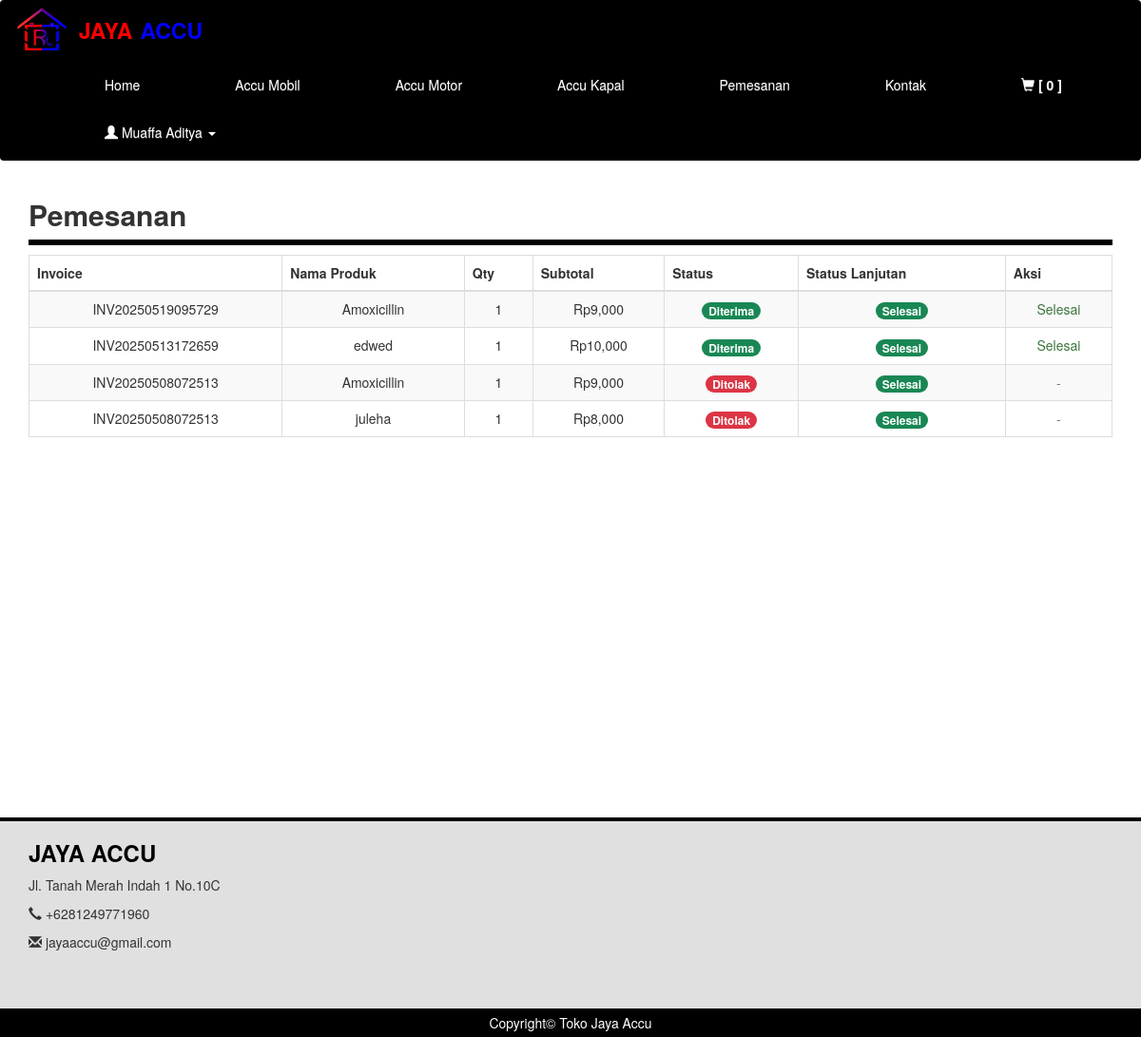
/pemesanan.php (signed in), run on the app's committed database.
### tables this page shows
CREATE TABLE `pemesanan` (
  `id_pemesanan` int(11) NOT NULL,
  `invoice` varchar(30) DEFAULT NULL,
  `kode_customer` varchar(20) DEFAULT NULL,
  `provinsi` varchar(100) DEFAULT NULL,
  `kota` varchar(100) DEFAULT NULL,
  `alamat` text DEFAULT NULL,
  `kode_pos` varchar(10) DEFAULT NULL,
  `kode_produk` varchar(20) DEFAULT NULL,
  `nama_produk` varchar(100) DEFAULT NULL,
  `qty` int(11) DEFAULT NULL,
  `harga` int(11) DEFAULT NULL,
  `gambar` varchar(255) DEFAULT NULL,
  `bukti_bayar` varchar(100) DEFAULT NULL,
  `status` varchar(20) DEFAULT 'Pesanan Baru',
  `status_lanjutan` varchar(30) DEFAULT NULL,
  `pesanan_diterima` tinyint(1) DEFAULT 0,
  `alasan_batal` text DEFAULT NULL,
  `tanggal` date DEFAULT NULL
);

### pemesanan.php (the view, shortened to what this page needs)
<?php
include 'header.php';
include 'koneksi/koneksi.php';
$query = mysqli_query($conn, "SELECT * FROM pemesanan WHERE kode_customer='$kode_cs' ORDER BY tanggal DESC");
?>
<div class="container">
	<h2 style="width: 100%; border-bottom: 6px solid #000000; padding-bottom: 10px;"><b>Pemesanan</b></h2>
	<div class="table-responsive">
        <table class="table table-striped table-bordered text-center align-middle">
            <thead class="table-dark">
                <tr>
                    <th>Invoice</th>
                    <th>Nama Produk</th>
                    <th>Qty</th>
                    <th>Subtotal</th>
                    <th>Status</th>
                    <th>Status Lanjutan</th>
                    <th>Aksi</th>
                </tr>
            </thead>
            <tbody>
                <?php while ($row = mysqli_fetch_assoc($query)): ?>
                    <tr>
                        <td><?= htmlspecialchars($row['invoice']) ?></td>
                        <td><?= htmlspecialchars($row['nama_produk']) ?></td>
                        <td><?= (int)$row['qty'] ?></td>
                        <td>Rp<?= number_format($row['harga'] * $row['qty']) ?></td>
                        <td>
                            <span class="badge bg-<?=
                                $row['status'] === 'Diterima' ? 'success' :
                                ($row['status'] === 'Ditolak' ? 'danger' : 'secondary') ?>">
                                <?= $row['status'] ?>
                            </span>
                        </td>
                        <td>
                            <span class="badge bg-<?=
                                $row['status_lanjutan'] === 'Diproses' ? 'warning' :
                                ($row['status_lanjutan'] === 'Dikirim' ? 'primary' :
                                ($row['status_lanjutan'] === 'Selesai' ? 'success' :
                                ($row['status_lanjutan'] === 'Pembatalan Diterima' ? 'danger' :
                                ($row['status_lanjutan'] === 'Pembatalan Ditolak' ? 'info' : 'secondary')))) ?>">
                                <?= $row['status_lanjutan'] ?: '-' ?>
                            </span>
                        </td>
                        <td>
                            <?php if (
                                $row['status'] === 'Diterima' &&
                                $row['status_lanjutan'] === 'Dikirim' &&
                                !$row['pesanan_diterima']
                            ): ?>
                                <form method="POST" action="proses/aksi_terima.php">
                                    <input type="hidden" name="id_pemesanan" value="<?= $row['id_pemesanan'] ?>">
                                    <button type="submit" class="btn btn-success btn-sm" onclick="return confirm('Konfirmasi bahwa barang telah diterima?')">Barang Diterima</button>
                                </form>
                            <?php elseif (!empty($row['alasan_batal']) && !$row['status_lanjutan']): ?>
                                <span class="text-warning">Menunggu Konfirmasi Admin</span>
                            <?php elseif ($row['status_lanjutan'] === 'Pembatalan Diterima'): ?>
                                <span class="text-danger">Pembatalan Disetujui</span>
                            <?php elseif ($row['status_lanjutan'] === 'Pembatalan Ditolak'): ?>
                                <span class="text-info">Pembatalan Ditolak</span>
                            <?php elseif ($row['pesanan_diterima']): ?>
                                <span class="text-success">Selesai</span>
                            <?php else: ?>
                                <span class="text-muted">-</span>
                            <?php endif; ?>
                        </td>
                    </tr>
                <?php endwhile; ?>
            </tbody>
        </table>
    </div>
</div>
<?php include 'footer.php'; ?>

### header.php (shortened to what this page needs)
<?php
include 'koneksi/koneksi.php';
if (isset($_SESSION['kd_cs'])) {
    $kode_cs = $_SESSION['kd_cs'];
}
?>
<!DOCTYPE html>
<html>
<head>
    <link rel="stylesheet" type="text/css" href="css/bootstrap.min.css">
    <link rel="stylesheet" type="text/css" href="css/style.css">
    <link rel="stylesheet" type="text/css" href="css/bootstrap-theme.css">
</head>
<body>
<nav class="navbar navbar-default" style="padding: 5px;">
    <div class="container-fluid">
        <div class="navbar-header">
            <a class="navbar-brand" style="display: inline-block;">
                <img src="image/logo 2.jpg" alt="Logo" style="max-height: 52px; margin-top: -15px;">
            </a>
            <span class="navbar-text brand-text">
                <span style="color: red;">JAYA</span><span style="color: blue; padding-left: 8px;">ACCU</span>
            </span>
        </div>
        <div class="collapse navbar-collapse">
            <ul class="nav navbar-nav navbar-right">
                <li><a href="index.php">Home</a></li>
                <li><a href="accu_mobil.php">Accu Mobil</a></li>
                <li><a href="accu_motor.php">Accu Motor</a></li>
                <li><a href="accu_kapal.php">Accu Kapal</a></li>
                <li><a href="pemesanan.php">Pemesanan</a></li>
                <li><a href="chat_user.php">Kontak</a></li>
                <?php
                if (isset($_SESSION['kd_cs'])) {
                    $cek = mysqli_query($conn, "SELECT kode_produk FROM keranjang WHERE kode_customer = '$kode_cs'");
                    $value = mysqli_num_rows($cek);
                    echo "<li><a href='keranjang.php'><i class='glyphicon glyphicon-shopping-cart'></i> <b>[ $value ]</b></a></li>";
                } else {
                    echo "<li><a href='keranjang.php'><i class='glyphicon glyphicon-shopping-cart'></i> [0]</a></li>";
                }
                if (!isset($_SESSION['user'])) {
                    echo '
                    <li class="dropdown">
                        <a href="#" class="dropdown-toggle" data-toggle="dropdown"><i class="glyphicon glyphicon-user"></i> Akun <span class="caret"></span></a>
                        <ul class="dropdown-menu">
                            <li><a href="user_login.php">Login</a></li>
                            <li><a href="register.php">Register</a></li>
                        </ul>
                    </li>';
                } else {
                    $user = $_SESSION['user'];
                    echo "
                    <li class='dropdown'>
                        <a href='#' class='dropdown-toggle' data-toggle='dropdown'>
                            <i class='glyphicon glyphicon-user'></i> $user <span class='caret'></span>
                        </a>
                        <ul class='dropdown-menu'>
                            <li><a href='proses/logout.php'>Log Out</a></li>
                        </ul>
                    </li>";
                }
                ?>
            </ul>
        </div>
    </div>
</nav>
</body>
</html>

### footer.php
<footer style="border-top: 4px solid #000000; background-color: #e0e0e0;">
		<div class="container" style="padding-bottom: 50px;">
			<div class="row">
				<div class="col-md-4">
					<h3 style="color: #000000"><b>JAYA ACCU</b></h3>
					<p>Jl. Tanah Merah Indah 1 No.10C</p>
					<p><i class="glyphicon glyphicon-earphone"></i> +6281249771960</p>
					<p><i class="glyphicon glyphicon-envelope"></i> jayaaccu@gmail.com</p>
				</div>
				<div class="col-md-4">
				</div>
				<div class="col-md-4">
				</div>
			</div>
		</div>
		<div class="copy" style="background-color: #000000; padding: 5px; color: #fff; text-align: center;">
			<span>Copyright&copy; Toko Jaya Accu</span>
		</div>
	</footer>
</body>
</html>

### style.css (style rules this page uses)
body { margin: 0; padding: 0; }
.navbar-default { background-color: #000 !important; border: none !important; box-shadow: none !important; }
.navbar-default .navbar-nav > li > a, .navbar-default .navbar-brand, .navbar-default .navbar-toggle .icon-bar { color: #fff !important; }

### header.php (style rules this page uses)
.navbar-default { background: #000 !important; border: none !important; box-shadow: none !important; }
.navbar-default .navbar-nav > li > a, .navbar-default .navbar-brand, .navbar-default .navbar-toggle .icon-bar { color: #fff !important; }
.navbar-default .navbar-nav > li > a { padding-left: 80px; padding-right: 20px; }
.navbar-header { position: relative; }
.navbar { padding-left: 0 !important; padding-right: 0 !important; }
.brand-text { color: #fff; font-weight: bold; font-size: 23px; margin-left: -5px; margin-top: 11px; display: inline-block; }

### pemesanan.php (style rules this page uses)
.badge.bg-success { background-color: #198754; }
.badge.bg-danger { background-color: #dc3545; }

### data on the page
pemesanan: invoice "INV20250519095729", nama_produk "Amoxicillin", qty "1", $row['harga'] * $row['qty'] "9,000", status "Diterima", status_lanjutan "Selesai", pesanan_diterima "Selesai"
pemesanan: invoice "INV20250513172659", nama_produk "edwed", qty "1", $row['harga'] * $row['qty'] "10,000", status "Diterima", status_lanjutan "Selesai", pesanan_diterima "Selesai"
pemesanan: invoice "INV20250508072513", nama_produk "Amoxicillin", qty "1", $row['harga'] * $row['qty'] "9,000", status "Ditolak", status_lanjutan "Selesai"
pemesanan: invoice "INV20250508072513", nama_produk "juleha", qty "1", $row['harga'] * $row['qty'] "8,000", status "Ditolak", status_lanjutan "Selesai"

### other printed values
$value "0"
$user "Muaffa Aditya"
